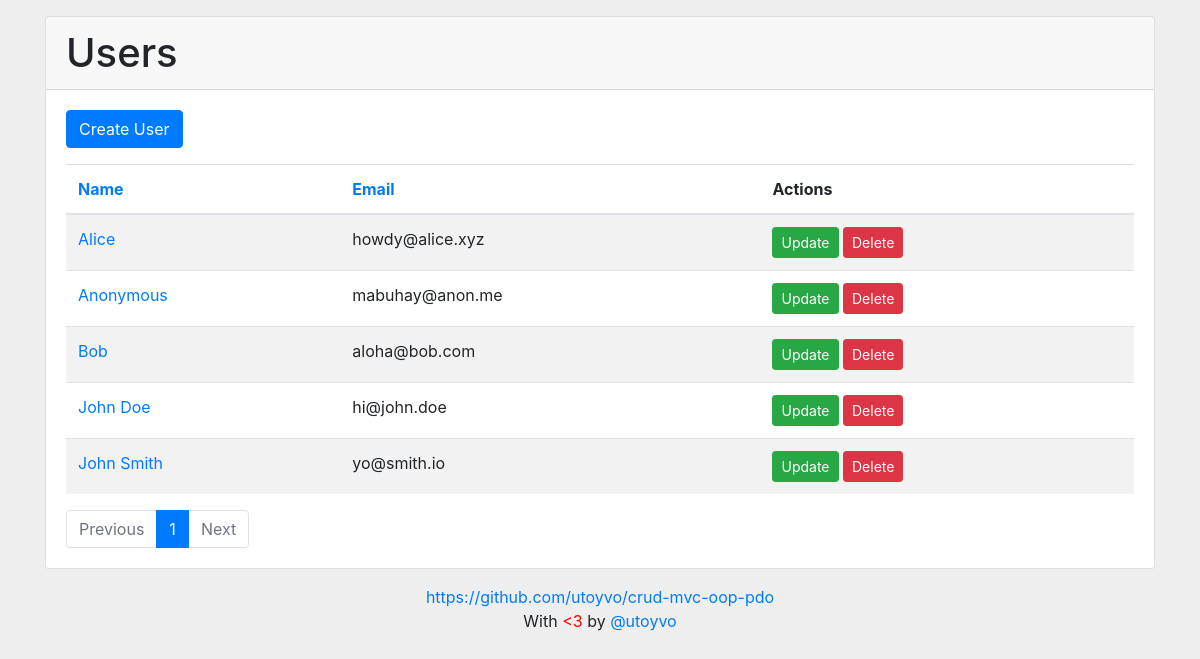
Page /?orderby=user_name on the committed database.
### tables this page shows
CREATE TABLE IF NOT EXISTS `users` (
	`user_id`         INT(11)      NOT NULL PRIMARY KEY AUTO_INCREMENT,
	`user_registered` DATETIME     NOT NULL DEFAULT CURRENT_TIMESTAMP,
	`user_updated`    DATETIME     NOT NULL ON UPDATE CURRENT_TIMESTAMP,
	`user_name`       VARCHAR(255) NOT NULL,
	`user_email`      VARCHAR(255) NOT NULL,
	`user_country`    INT(4)       NOT NULL
);

### index.php (called while the page is built)
<?php
require_once( '/controller/UserController.php' );
$controller = new UserController();
$controller->handleRequest();

### config.php (called while the page is built)
<?php
return array(
	'db_driver'   => 'mysql',
	'db_server'   => 'localhost',
	'db_name'     => 'crud-mvc-oop-pdo',
	'db_username' => 'root',
	'db_password' => '',
);

### model/Database.php (called while the page is built)
<?php
class Database
{
	private static $conn = null;
	public static function connect()
	{
		if ( self::$conn == null ) {
			try {
				$config = require_once( 'config.php' );
				self::$conn = new PDO( $config['db_driver'] . ':host=' . $config['db_server'] . ';dbname=' . $config['db_name'], $config['db_username'], $config['db_password'] );
				self::$conn->setAttribute( PDO::ATTR_ERRMODE, PDO::ERRMODE_EXCEPTION );
			} catch( PDOException $e ) {
				error_log( '[' . date( 'Y-m-d H:i:s' ) . '] [CONNECTION ERROR] [' . $_SERVER['REMOTE_ADDR'] . '] ' . $e->getMessage() . "\n", 3, 'error.log' );
				die( 'Connection Error: ' . $e->getMessage() );
			}
		}
		return self::$conn;
	}
}

### model/UserService.php (called while the page is built, shortened)
<?php
require_once( 'UserGateway.php' );
class UserService
{
	public $userGateway;
	public function __construct()
	{
		$this->userGateway = new UserGateway();
	}
	public function getUsers( $orderBy, $pagination )
	{
		$sort = ( $orderBy == 'user_id' ) ? $sort = 'DESC' : $sort = 'ASC';
		try {
			return $this->userGateway->selectAll( 'users', $orderBy, $sort, $pagination );
		} catch ( Exception $e ) {
			throw $e;
			$this->getErrorLog( $e );
		}
	}
	public function pagination( $perpage )
	{
		$page        = ( isset( $_GET['page'] ) && ! empty( $_GET['page'] ) ) ? $_GET['page'] : 1;
		$pages       = $this->userGateway->countTotalRows( 'users' );
		$total_pages = ceil( $pages->total / $perpage );
		$start       = $perpage * $page - $perpage;
		$result = array(
			'page'        => $page,
			'total_pages' => $total_pages,
			'start'       => $start,
			'perpage'     => $perpage,
		);
		return $result;
	}
}

### model/UserGateway.php (called while the page is built, shortened)
<?php
require_once( 'Database.php' );
class UserGateway
{
	public $conn;
	public function __construct()
	{
		$this->conn = Database::connect();
	}
	public function selectAll( $table, $orderBy, $sort, $pagination )
	{
		$sql = 'SELECT * FROM ' . $table . ' ORDER BY ' . $orderBy . ' ' . $sort . ' LIMIT ' . $pagination['start'] . ', ' . $pagination['perpage'];
		$stmt = $this->conn->prepare( $sql );
		$stmt->execute();
		$result = array();
		while ( $obj = $stmt->fetch( PDO::FETCH_OBJ ) ) $result[] = $obj;
		return $result;
	}
	public function countTotalRows( $table )
	{
		$sql = 'SELECT COUNT(*) AS total FROM ' . $table;
		$stmt = $this->conn->prepare( $sql );
		$stmt->execute();
		return $stmt->fetch( PDO::FETCH_OBJ );
	}
}

### view/user/users.php (the view)
<?php include( '/view/template/header.php' ); ?>
	<section class="card mt-3 mb-3">
		<header class="card-header">
			<h1 class="mb-0"><?= htmlentities( $title ); ?></h1>
		</header>
		<div class="card-body">
			<div class="mb-3">
				<a href="?user=create" class="btn btn-primary">Create User</a>
			</div>
			<table class="table table-striped mb-0">
				<thead>
					<tr>
						<th><a href="?orderby=user_name">Name</a></th>
						<th><a href="?orderby=user_email">Email</a></th>
						<th>Actions</th>
					</tr>
				</thead>
				<tbody>
				<?php foreach ( $users as $user ) : ?>
					<tr>
						<td><a href="?user=read&id=<?= $user->user_id; ?>"><?= $user->user_name; ?></a></td>
						<td><?= $user->user_email; ?></td>
						<td>
							<a href="?user=update&id=<?= $user->user_id; ?>" class="btn btn-success btn-sm">Update</a>
							<a href="?user=delete&id=<?= $user->user_id; ?>" class="btn btn-danger btn-sm" onclick="return confirm( 'Are you sure you want to delete?' );">Delete</a>
						</td>
					</tr>
				<?php endforeach; ?>
				</tbody>
			</table>
			<?php include( '/view/template/pagination.php' ); ?>
		</div>
	</section>
<?php include( '/view/template/footer.php' ); ?>

### view/template/header.php (style rules this page uses)
body { background: #eee; }

### rows in the picture
users: user_name "Alice", user_email "howdy@alice.xyz"
users: user_name "Anonymous", user_email "mabuhay@anon.me"
users: user_name "Bob", user_email "aloha@bob.com"
users: user_name "John Doe", user_email "hi@john.doe"
users: user_name "John Smith", user_email "yo@smith.io"

### other values in the picture
$title "Users"
